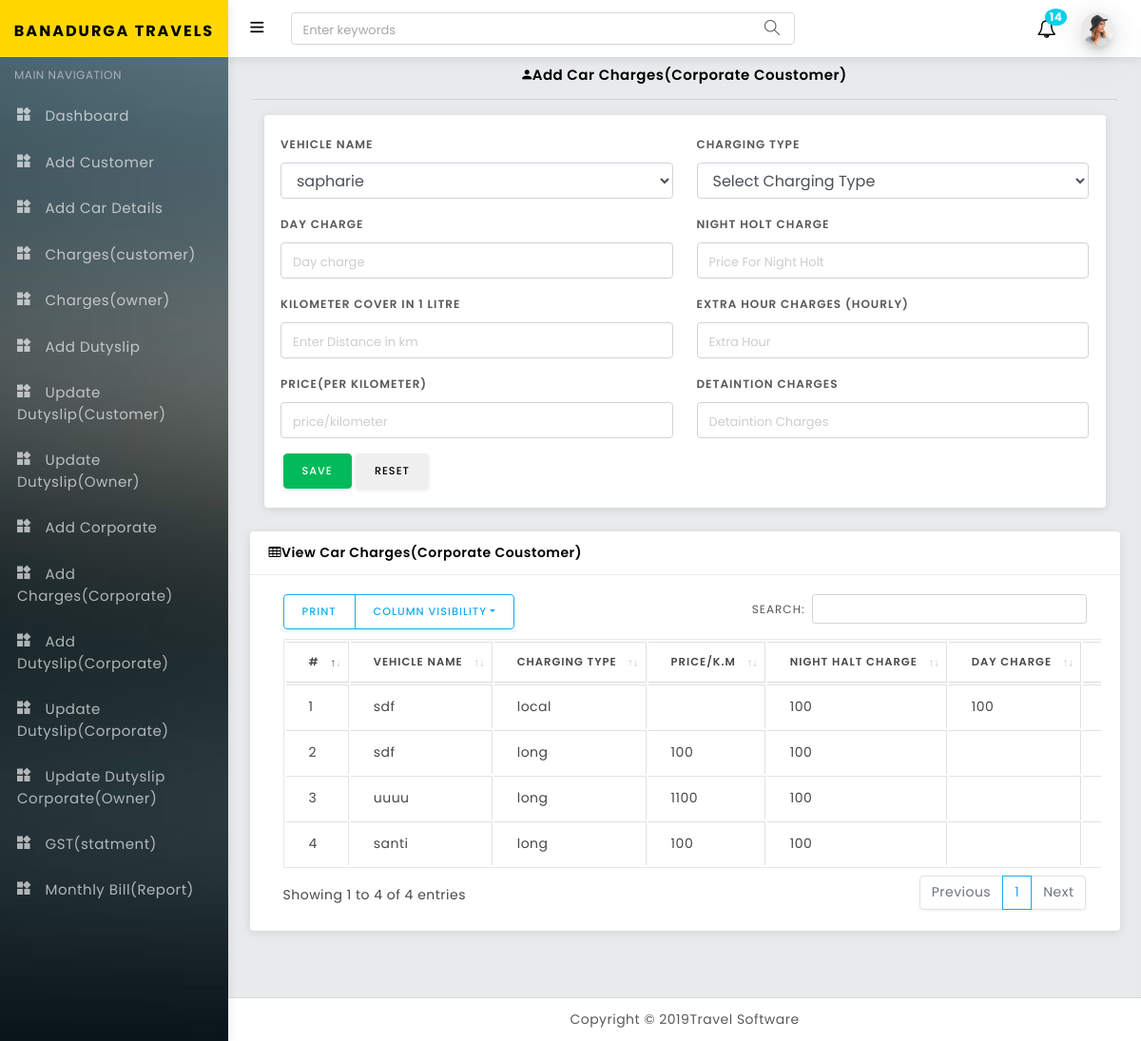
Page /carcharges_cor_coustomer.php on the committed database.
### tables this page shows
CREATE TABLE `cor_coustomer_carcharges` (
  `id` int(50) NOT NULL,
  `vehicle_id` varchar(100) NOT NULL,
  `vehicle_name` varchar(100) NOT NULL,
  `charging_type` varchar(100) NOT NULL,
  `day_charge` varchar(100) NOT NULL,
  `night_holt_charge` varchar(100) NOT NULL,
  `km_cover_in_one_litre` varchar(100) NOT NULL,
  `extra_hour_charges` varchar(100) NOT NULL,
  `price_per_km` varchar(100) NOT NULL,
  `detaintion_charges` varchar(100) NOT NULL,
  `status` varchar(100) NOT NULL
);

### carcharges_cor_coustomer.php (the view, shortened to what this page needs)
<?php
  include('includes/config.php');
?>
<!DOCTYPE html>
<html lang="en">
<head>
   <?php include('includes/header.php')?>
</head>
<body>
 <div id="wrapper">
<?php include('includes/sidebar.php')?>
<?php include('includes/topnav.php')?>
  <div class="content-wrapper">
    <div class="container-fluid">
                           <div class="form-body">
                              <h6 align="center" class="txt-dark" style="font-size:15px;" ><i class="zmdi zmdi-account mr-10"></i>Add Car Charges(Corporate Coustomer)</h6>
                              <hr class="light-grey-hr"/>
                            </div>
      <div class="col-lg-12">
          <div class="card">
             <div class="card-body">
              <form method="post">
               <div class="row">
                 <div class="col-md-6">
                    <div class="form-group">
                    <label class="control-label mb-10">Vehicle Name</label>
                  <select  name="vehicle_name" class="form-control" >
                    <?php
                    $sql="SELECT * FROM car";
                    $run=mysqli_query($conn,$sql);
                   while($fetch=mysqli_fetch_assoc($run))
                     {
                      ?>
              <option value="<?php echo $fetch['id']."$".$fetch['vehicle_name']."$".$fetch['size'];?>">
                 <?php echo $fetch['vehicle_name']; ?>   </option>
                      <?php } ?>
              </select>
               </div>
               </div>
            <div class="col-md-6">
                                  <div class="form-group ">
                                    <label class="control-label mb-10">Charging Type</label>
                                    <select name="charging_type" id="charging_type" class="form-control" >
                                      <option value="" selected disabled>Select Charging Type</option>
                                    </select>
                                  </div>
                                </div>
                              <div class="col-md-6" id="day_charge_div">
                                  <div class="form-group ">
                                    <label class="control-label mb-10">Day Charge</label>
                                    <input type="text"  maxlength="50" name="day_charge" id="day_charge" class="form-control"  placeholder="Day charge">
                                  </div>
                                </div>
                <div class="col-md-6" id="nighthalt_div">
                                  <div class="form-group ">
                                    <label class="control-label mb-10">Night Holt Charge</label>
                                    <input type="text"  maxlength="50" name="night_holt_charge"  class="form-control"  placeholder="Price For Night Holt">
                                  </div>
                                </div>
                                <div class="col-md-6"  id="kmforlitrediv">
                                  <div class="form-group ">
                                    <label class="control-label mb-10">Kilometer Cover in 1 Litre </label>
                                    <input type="text"  name="km_cover_in_one_litre"  id="km_cover_in_one_litre" class="form-control" placeholder="Enter Distance in km">
                                  </div>
                                </div>
                <div class="col-md-6" id="hour_charges_div">
                                  <div class="form-group">
                                   <label class="control-label mb-10">Extra Hour charges (hourly)</label>
                                    <input type="text" name="extra_hour_charges" id="extra_hour_charges" class="form-control" placeholder="Extra Hour">
                                  </div>
                                </div>
                                <div class="col-md-6" id="priceper_kmdiv">
                                  <div class="form-group " >
                                    <label class="control-label mb-10">price(per kilometer)</label>
                                    <input type='text' name="price_per_km" id="price_per_km" class="form-control"  placeholder="price/kilometer">
                                  </div>
                                </div>
                                 <div class="col-md-6" id="detaintion_div">
                                  <div class="form-group " >
                                    <label class="control-label mb-10">Detaintion Charges</label>
                                    <input type='text' name="detaintion_charges" id="detaintion_charges" class="form-control"  placeholder="Detaintion Charges">
                                  </div>
                                </div>
                                </div>
                                  <div class="form-actions mt-10">
                              <button type="submit" name="submit" class="btn btn-success  mr-10">Save</button>
                              <button type="reset" value="Reset" class="btn btn-default">Reset</button>
                              </div>
                              </div>
                               </div>
                               </div>
                              <div class="row">
        <div class="col-lg-12">
          <div class="card">
            <div class="card-header"><i class="fa fa-table"></i>View Car Charges(Corporate Coustomer)
</div>
            <div class="card-body">
              <div class="table-responsive">
              <table id="example" class="table table-bordered">
                <thead>
                   <tr>
                              <th>#</th>
                              <th>Vehicle Name</th>
                              <th>Charging Type </th>
                              <th>Price/K.m</th>
                              <th>Night Halt Charge</th>
                              <th>Day Charge</th>
                              <th>K.M cover in 1LT</th>
                            </tr>
                </thead>
                <tbody>
                    <tr>
                    <?php
                    $sql = "SELECT * FROM cor_coustomer_carcharges";
                    $result = $conn->query($sql);
                    $i = 1;
                      while($row = $result->fetch_assoc())
                      {
                      ?>
                      <td><?php echo $i;?></td>
                      <td><?php echo $row["vehicle_name"];?></td>
                      <td><?php echo $row["charging_type"];?></td>
                      <td><?php echo $row["price_per_km"];?></td>
                      <td><?php echo $row["night_holt_charge"];?>
                      </td>
                      <td><?php echo $row["day_charge"];?></td>
                      <td><?php echo $row["km_cover_in_one_litre"];?></td><td><?php echo $row["extra_hour_charges"];?></td>
                        <?php
                        $i++;
                          echo "</tr>";
                        }
                      ?>
                </tbody>
            </table>
            </div>
            </div>
          </div>
        </div>
      </div>
      <br>
    </div>
  </div>
  <?php include('includes/footer.php')?>
  </div>
<?php include('includes/footerjs.php')?>
</body>
</html>

### rows in the picture
cor_coustomer_carcharges: vehicle_name "sdf", charging_type "local", night_holt_charge "100", day_charge "100"
cor_coustomer_carcharges: vehicle_name "sdf", charging_type "long", price_per_km "100", night_holt_charge "100"
cor_coustomer_carcharges: vehicle_name "uuuu", charging_type "long", price_per_km "1100", night_holt_charge "100"
cor_coustomer_carcharges: vehicle_name "santi", charging_type "long", price_per_km "100", night_holt_charge "100"

### other values in the picture
form field vehicle_name "sapharie"
